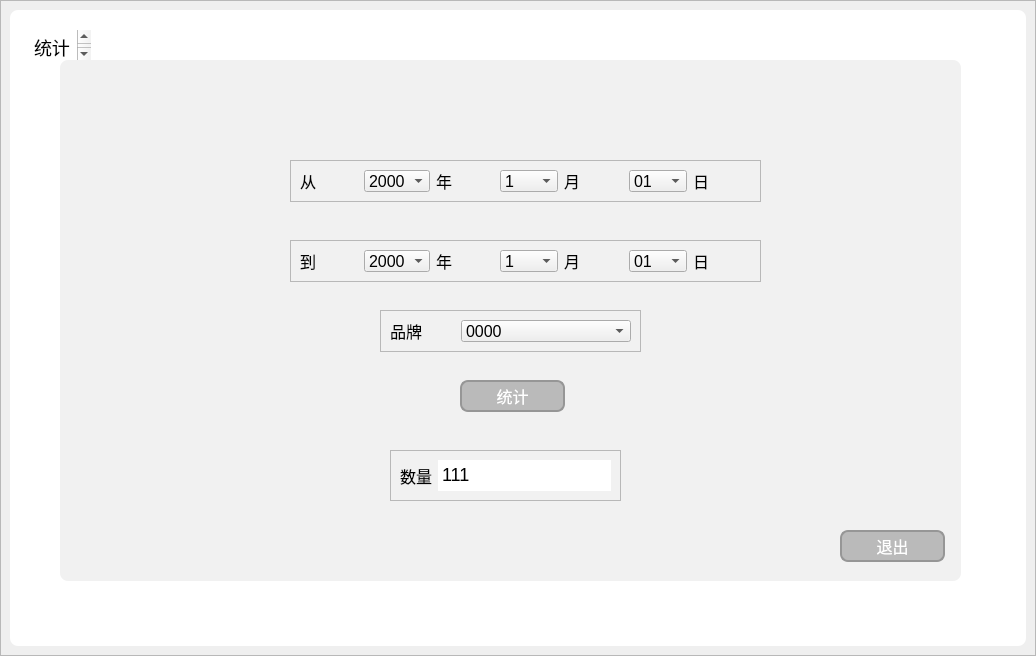
<?xml version="1.0" encoding="UTF-8"?>
<ui version="4.0">
 <class>MainWindow</class>
 <widget class="QMainWindow" name="MainWindow">
  <property name="geometry">
   <rect>
    <x>0</x>
    <y>0</y>
    <width>1036</width>
    <height>656</height>
   </rect>
  </property>
  <property name="minimumSize">
   <size>
    <width>1036</width>
    <height>656</height>
   </size>
  </property>
  <property name="maximumSize">
   <size>
    <width>1036</width>
    <height>656</height>
   </size>
  </property>
  <property name="windowTitle">
   <string>MainWindow</string>
  </property>
  <property name="styleSheet">
   <string notr="true"/>
  </property>
  <widget class="QWidget" name="centralwidget">
   <layout class="QVBoxLayout" name="verticalLayout">
    <property name="spacing">
     <number>0</number>
    </property>
    <property name="leftMargin">
     <number>0</number>
    </property>
    <property name="topMargin">
     <number>0</number>
    </property>
    <property name="rightMargin">
     <number>0</number>
    </property>
    <property name="bottomMargin">
     <number>0</number>
    </property>
    <item>
     <widget class="QFrame" name="frame">
      <property name="styleSheet">
       <string notr="true">#frame{
border-image: url(:/images/images/background.png);
}</string>
      </property>
      <property name="frameShape">
       <enum>QFrame::StyledPanel</enum>
      </property>
      <property name="frameShadow">
       <enum>QFrame::Raised</enum>
      </property>
      <layout class="QVBoxLayout" name="verticalLayout_2">
       <item>
        <widget class="QWidget" name="widget_info" native="true">
         <property name="minimumSize">
          <size>
           <width>300</width>
           <height>0</height>
          </size>
         </property>
         <property name="maximumSize">
          <size>
           <width>10101010</width>
           <height>16777215</height>
          </size>
         </property>
         <property name="styleSheet">
          <string notr="true">#widget_info{
	background-color: rgb(255, 255, 255);
 	border-radius:8px;

}</string>
         </property>
         <widget class="QTextBrowser" name="textBrowser_2">
          <property name="geometry">
           <rect>
            <x>20</x>
            <y>20</y>
            <width>61</width>
            <height>31</height>
           </rect>
          </property>
          <property name="styleSheet">
           <string notr="true">border:none;</string>
          </property>
          <property name="html">
           <string>&lt;!DOCTYPE HTML PUBLIC &quot;-//W3C//DTD HTML 4.0//EN&quot; &quot;http://www.w3.org/TR/REC-html40/strict.dtd&quot;&gt;
&lt;html&gt;&lt;head&gt;&lt;meta name=&quot;qrichtext&quot; content=&quot;1&quot; /&gt;&lt;style type=&quot;text/css&quot;&gt;
p, li { white-space: pre-wrap; }
&lt;/style&gt;&lt;/head&gt;&lt;body style=&quot; font-family:'SimSun'; font-size:13.5pt; font-weight:400; font-style:normal;&quot;&gt;
&lt;p style=&quot; margin-top:0px; margin-bottom:0px; margin-left:0px; margin-right:0px; -qt-block-indent:0; text-indent:0px;&quot;&gt;统计&lt;/p&gt;&lt;/body&gt;&lt;/html&gt;</string>
          </property>
         </widget>
         <widget class="QFrame" name="frame_7">
          <property name="geometry">
           <rect>
            <x>50</x>
            <y>50</y>
            <width>901</width>
            <height>521</height>
           </rect>
          </property>
          <property name="styleSheet">
           <string notr="true">#frame_7{
color: rgb(255, 255, 255);
border-radius:8px;
	background-color: rgb(241, 241, 241);

}
</string>
          </property>
          <property name="frameShape">
           <enum>QFrame::StyledPanel</enum>
          </property>
          <property name="frameShadow">
           <enum>QFrame::Raised</enum>
          </property>
          <widget class="QFrame" name="frame_4">
           <property name="geometry">
            <rect>
             <x>230</x>
             <y>100</y>
             <width>471</width>
             <height>42</height>
            </rect>
           </property>
           <property name="font">
            <font>
             <pointsize>10</pointsize>
            </font>
           </property>
           <property name="frameShape">
            <enum>QFrame::StyledPanel</enum>
           </property>
           <property name="frameShadow">
            <enum>QFrame::Raised</enum>
           </property>
           <layout class="QHBoxLayout" name="horizontalLayout_3">
            <item>
             <widget class="QLabel" name="label_11">
              <property name="font">
               <font>
                <pointsize>12</pointsize>
               </font>
              </property>
              <property name="text">
               <string>从</string>
              </property>
             </widget>
            </item>
            <item>
             <widget class="QComboBox" name="comboBox_2">
              <property name="font">
               <font>
                <pointsize>12</pointsize>
               </font>
              </property>
              <item>
               <property name="text">
                <string>2000</string>
               </property>
              </item>
              <item>
               <property name="text">
                <string>2001</string>
               </property>
              </item>
              <item>
               <property name="text">
                <string>2002</string>
               </property>
              </item>
             </widget>
            </item>
            <item>
             <widget class="QLabel" name="label_8">
              <property name="font">
               <font>
                <pointsize>12</pointsize>
               </font>
              </property>
              <property name="text">
               <string>年</string>
              </property>
             </widget>
            </item>
            <item>
             <widget class="QComboBox" name="comboBox_3">
              <property name="font">
               <font>
                <pointsize>12</pointsize>
               </font>
              </property>
              <item>
               <property name="text">
                <string>1</string>
               </property>
              </item>
              <item>
               <property name="text">
                <string>2</string>
               </property>
              </item>
              <item>
               <property name="text">
                <string>3</string>
               </property>
              </item>
              <item>
               <property name="text">
                <string>4</string>
               </property>
              </item>
              <item>
               <property name="text">
                <string>5</string>
               </property>
              </item>
              <item>
               <property name="text">
                <string>6</string>
               </property>
              </item>
              <item>
               <property name="text">
                <string>7</string>
               </property>
              </item>
              <item>
               <property name="text">
                <string>8</string>
               </property>
              </item>
              <item>
               <property name="text">
                <string>9</string>
               </property>
              </item>
              <item>
               <property name="text">
                <string>10</string>
               </property>
              </item>
              <item>
               <property name="text">
                <string>11</string>
               </property>
              </item>
              <item>
               <property name="text">
                <string>12</string>
               </property>
              </item>
             </widget>
            </item>
            <item>
             <widget class="QLabel" name="label_9">
              <property name="font">
               <font>
                <pointsize>12</pointsize>
               </font>
              </property>
              <property name="text">
               <string>月</string>
              </property>
             </widget>
            </item>
            <item>
             <widget class="QComboBox" name="comboBox_7">
              <property name="font">
               <font>
                <pointsize>12</pointsize>
               </font>
              </property>
              <item>
               <property name="text">
                <string>01</string>
               </property>
              </item>
              <item>
               <property name="text">
                <string>02</string>
               </property>
              </item>
              <item>
               <property name="text">
                <string>03</string>
               </property>
              </item>
             </widget>
            </item>
            <item>
             <widget class="QLabel" name="label_14">
              <property name="font">
               <font>
                <pointsize>12</pointsize>
               </font>
              </property>
              <property name="text">
               <string>日</string>
              </property>
             </widget>
            </item>
           </layout>
          </widget>
          <widget class="QFrame" name="frame_10">
           <property name="geometry">
            <rect>
             <x>230</x>
             <y>180</y>
             <width>471</width>
             <height>42</height>
            </rect>
           </property>
           <property name="font">
            <font>
             <pointsize>10</pointsize>
            </font>
           </property>
           <property name="frameShape">
            <enum>QFrame::StyledPanel</enum>
           </property>
           <property name="frameShadow">
            <enum>QFrame::Raised</enum>
           </property>
           <layout class="QHBoxLayout" name="horizontalLayout_7">
            <item>
             <widget class="QLabel" name="label_13">
              <property name="font">
               <font>
                <pointsize>12</pointsize>
               </font>
              </property>
              <property name="text">
               <string>到</string>
              </property>
             </widget>
            </item>
            <item>
             <widget class="QComboBox" name="comboBox_4">
              <property name="font">
               <font>
                <pointsize>12</pointsize>
               </font>
              </property>
              <item>
               <property name="text">
                <string>2000</string>
               </property>
              </item>
              <item>
               <property name="text">
                <string>2001</string>
               </property>
              </item>
              <item>
               <property name="text">
                <string>2002</string>
               </property>
              </item>
             </widget>
            </item>
            <item>
             <widget class="QLabel" name="label_17">
              <property name="font">
               <font>
                <pointsize>12</pointsize>
               </font>
              </property>
              <property name="text">
               <string>年</string>
              </property>
             </widget>
            </item>
            <item>
             <widget class="QComboBox" name="comboBox_5">
              <property name="font">
               <font>
                <pointsize>12</pointsize>
               </font>
              </property>
              <item>
               <property name="text">
                <string>1</string>
               </property>
              </item>
              <item>
               <property name="text">
                <string>2</string>
               </property>
              </item>
              <item>
               <property name="text">
                <string>3</string>
               </property>
              </item>
              <item>
               <property name="text">
                <string>4</string>
               </property>
              </item>
              <item>
               <property name="text">
                <string>5</string>
               </property>
              </item>
              <item>
               <property name="text">
                <string>6</string>
               </property>
              </item>
              <item>
               <property name="text">
                <string>7</string>
               </property>
              </item>
              <item>
               <property name="text">
                <string>8</string>
               </property>
              </item>
              <item>
               <property name="text">
                <string>9</string>
               </property>
              </item>
              <item>
               <property name="text">
                <string>10</string>
               </property>
              </item>
              <item>
               <property name="text">
                <string>11</string>
               </property>
              </item>
              <item>
               <property name="text">
                <string>12</string>
               </property>
              </item>
             </widget>
            </item>
            <item>
             <widget class="QLabel" name="label_18">
              <property name="font">
               <font>
                <pointsize>12</pointsize>
               </font>
              </property>
              <property name="text">
               <string>月</string>
              </property>
             </widget>
            </item>
            <item>
             <widget class="QComboBox" name="comboBox_9">
              <property name="font">
               <font>
                <pointsize>12</pointsize>
               </font>
              </property>
              <item>
               <property name="text">
                <string>01</string>
               </property>
              </item>
              <item>
               <property name="text">
                <string>02</string>
               </property>
              </item>
              <item>
               <property name="text">
                <string>03</string>
               </property>
              </item>
             </widget>
            </item>
            <item>
             <widget class="QLabel" name="label_19">
              <property name="font">
               <font>
                <pointsize>12</pointsize>
               </font>
              </property>
              <property name="text">
               <string>日</string>
              </property>
             </widget>
            </item>
           </layout>
          </widget>
          <widget class="QFrame" name="frame_6">
           <property name="geometry">
            <rect>
             <x>320</x>
             <y>250</y>
             <width>261</width>
             <height>42</height>
            </rect>
           </property>
           <property name="font">
            <font>
             <pointsize>10</pointsize>
            </font>
           </property>
           <property name="frameShape">
            <enum>QFrame::StyledPanel</enum>
           </property>
           <property name="frameShadow">
            <enum>QFrame::Raised</enum>
           </property>
           <layout class="QHBoxLayout" name="horizontalLayout_5">
            <item>
             <widget class="QLabel" name="label_12">
              <property name="maximumSize">
               <size>
                <width>65</width>
                <height>16777215</height>
               </size>
              </property>
              <property name="font">
               <font>
                <pointsize>12</pointsize>
               </font>
              </property>
              <property name="text">
               <string>品牌</string>
              </property>
             </widget>
            </item>
            <item>
             <widget class="QComboBox" name="comboBox_6">
              <property name="font">
               <font>
                <pointsize>12</pointsize>
               </font>
              </property>
              <item>
               <property name="text">
                <string>0000</string>
               </property>
              </item>
              <item>
               <property name="text">
                <string>1111</string>
               </property>
              </item>
              <item>
               <property name="text">
                <string>2222</string>
               </property>
              </item>
              <item>
               <property name="text">
                <string>3333</string>
               </property>
              </item>
             </widget>
            </item>
           </layout>
          </widget>
          <widget class="QFrame" name="frame_11">
           <property name="geometry">
            <rect>
             <x>330</x>
             <y>390</y>
             <width>231</width>
             <height>51</height>
            </rect>
           </property>
           <property name="font">
            <font>
             <pointsize>10</pointsize>
            </font>
           </property>
           <property name="frameShape">
            <enum>QFrame::StyledPanel</enum>
           </property>
           <property name="frameShadow">
            <enum>QFrame::Raised</enum>
           </property>
           <layout class="QHBoxLayout" name="horizontalLayout_8">
            <item>
             <widget class="QLabel" name="label_20">
              <property name="maximumSize">
               <size>
                <width>65</width>
                <height>16777215</height>
               </size>
              </property>
              <property name="font">
               <font>
                <pointsize>12</pointsize>
               </font>
              </property>
              <property name="text">
               <string>数量</string>
              </property>
             </widget>
            </item>
            <item>
             <widget class="QTextBrowser" name="textBrowser">
              <property name="styleSheet">
               <string notr="true">
border:none;
</string>
              </property>
              <property name="html">
               <string>&lt;!DOCTYPE HTML PUBLIC &quot;-//W3C//DTD HTML 4.0//EN&quot; &quot;http://www.w3.org/TR/REC-html40/strict.dtd&quot;&gt;
&lt;html&gt;&lt;head&gt;&lt;meta name=&quot;qrichtext&quot; content=&quot;1&quot; /&gt;&lt;style type=&quot;text/css&quot;&gt;
p, li { white-space: pre-wrap; }
&lt;/style&gt;&lt;/head&gt;&lt;body style=&quot; font-family:'SimSun'; font-size:13.5pt; font-weight:400; font-style:normal;&quot;&gt;
&lt;p style=&quot; margin-top:0px; margin-bottom:0px; margin-left:0px; margin-right:0px; -qt-block-indent:0; text-indent:0px;&quot;&gt;111&lt;/p&gt;&lt;/body&gt;&lt;/html&gt;</string>
              </property>
             </widget>
            </item>
           </layout>
          </widget>
          <widget class="QPushButton" name="pushButton_5">
           <property name="geometry">
            <rect>
             <x>400</x>
             <y>320</y>
             <width>105</width>
             <height>32</height>
            </rect>
           </property>
           <property name="minimumSize">
            <size>
             <width>0</width>
             <height>32</height>
            </size>
           </property>
           <property name="font">
            <font>
             <pointsize>12</pointsize>
            </font>
           </property>
           <property name="styleSheet">
            <string notr="true">#pushButton_5{
color: rgb(255, 255, 255);
border-radius:8px;
background-color: rgb(186, 186, 186);
border:2px solid rgb(150, 150, 150) ;
}

#pushButton_5:hover{
background-color: rgb(162, 162, 162);
color:black;
}



#pushButton_5:pressed{
background-color:  rgb(120, 120, 120);
color:black;
padding-top:3px;
padding-left:3px;
}</string>
           </property>
           <property name="text">
            <string>统计</string>
           </property>
          </widget>
          <widget class="QPushButton" name="pushButton_6">
           <property name="geometry">
            <rect>
             <x>780</x>
             <y>470</y>
             <width>105</width>
             <height>32</height>
            </rect>
           </property>
           <property name="minimumSize">
            <size>
             <width>0</width>
             <height>32</height>
            </size>
           </property>
           <property name="font">
            <font>
             <pointsize>12</pointsize>
            </font>
           </property>
           <property name="styleSheet">
            <string notr="true">#pushButton_6{
color: rgb(255, 255, 255);
border-radius:8px;
background-color: rgb(186, 186, 186);
border:2px solid rgb(150, 150, 150) ;
}

#pushButton_6:hover{
background-color: rgb(162, 162, 162);
color:black;
}



#pushButton_5:pressed{
background-color:  rgb(120, 120, 120);
color:black;
padding-top:3px;
padding-left:3px;
}</string>
           </property>
           <property name="text">
            <string>退出</string>
           </property>
          </widget>
         </widget>
        </widget>
       </item>
      </layout>
     </widget>
    </item>
   </layout>
  </widget>
 </widget>
 <resources>
  <include location="resources/recources.qrc"/>
 </resources>
 <connections/>
</ui>
